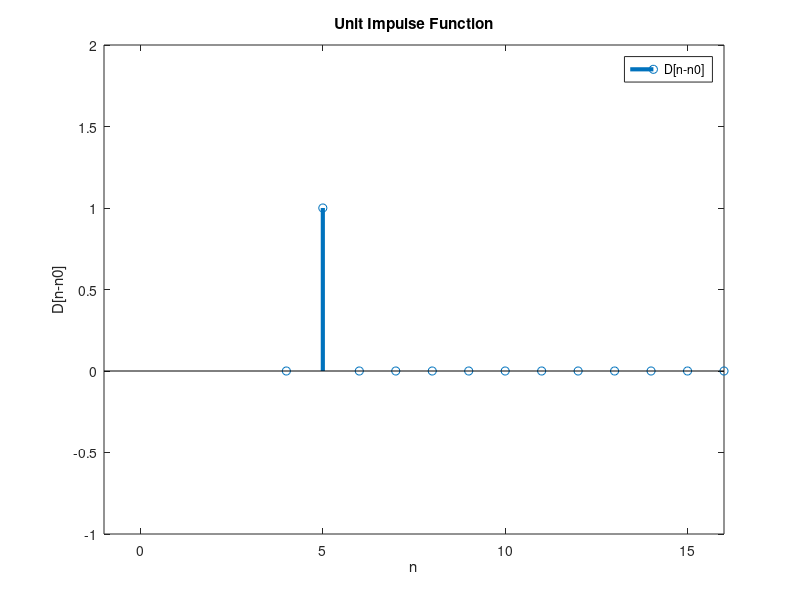

Reproduce this figure in MATLAB.
clear all
close all
n = -1:1:16;
p = (n>-1)&(n<1); 
D = 1*p;
n_0 = input('Enter n0: ');
figure(1)
stem(n+n_0,D,'linewidth',3)
legend('D[n-n0]')
title('Unit Impulse Function')
ylabel('D[n-n0]')
xlabel('n')
axis([-1 16 -1 2])